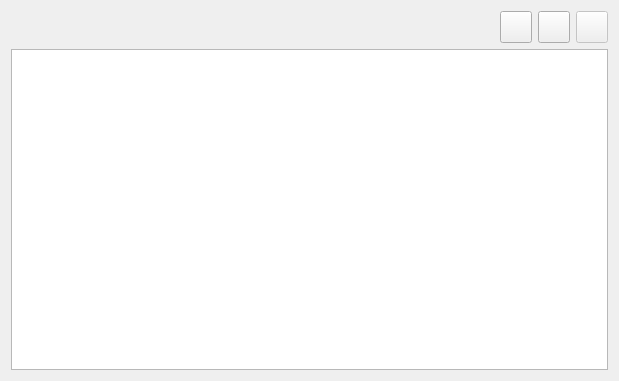
<?xml version="1.0" encoding="UTF-8"?>
<ui version="4.0">
 <class>Ingresos_Widget</class>
 <widget class="QWidget" name="Ingresos_Widget">
  <property name="geometry">
   <rect>
    <x>0</x>
    <y>0</y>
    <width>619</width>
    <height>381</height>
   </rect>
  </property>
  <property name="windowTitle">
   <string>Form</string>
  </property>
  <layout class="QGridLayout" name="gridLayout">
   <item row="0" column="0">
    <layout class="QHBoxLayout" name="Layout_toolsIngresos">
     <item>
      <spacer name="horizontalSpacer_2">
       <property name="orientation">
        <enum>Qt::Horizontal</enum>
       </property>
       <property name="sizeHint" stdset="0">
        <size>
         <width>40</width>
         <height>20</height>
        </size>
       </property>
      </spacer>
     </item>
     <item>
      <widget class="QPushButton" name="addIngreso">
       <property name="minimumSize">
        <size>
         <width>32</width>
         <height>32</height>
        </size>
       </property>
       <property name="maximumSize">
        <size>
         <width>32</width>
         <height>32</height>
        </size>
       </property>
       <property name="text">
        <string/>
       </property>
       <property name="icon">
        <iconset resource="imagenes.qrc">
         <normaloff>:/imagenes/Imagenes/add.png</normaloff>:/imagenes/Imagenes/add.png</iconset>
       </property>
       <property name="iconSize">
        <size>
         <width>32</width>
         <height>32</height>
        </size>
       </property>
      </widget>
     </item>
     <item>
      <widget class="QPushButton" name="removeIngreso">
       <property name="minimumSize">
        <size>
         <width>32</width>
         <height>32</height>
        </size>
       </property>
       <property name="maximumSize">
        <size>
         <width>32</width>
         <height>32</height>
        </size>
       </property>
       <property name="text">
        <string/>
       </property>
       <property name="icon">
        <iconset resource="imagenes.qrc">
         <normaloff>:/imagenes/Imagenes/quit.png</normaloff>:/imagenes/Imagenes/quit.png</iconset>
       </property>
       <property name="iconSize">
        <size>
         <width>32</width>
         <height>32</height>
        </size>
       </property>
      </widget>
     </item>
     <item>
      <widget class="QPushButton" name="saveIngresos">
       <property name="enabled">
        <bool>false</bool>
       </property>
       <property name="minimumSize">
        <size>
         <width>32</width>
         <height>32</height>
        </size>
       </property>
       <property name="maximumSize">
        <size>
         <width>32</width>
         <height>32</height>
        </size>
       </property>
       <property name="text">
        <string/>
       </property>
       <property name="icon">
        <iconset resource="imagenes.qrc">
         <normaloff>:/imagenes/Imagenes/save.png</normaloff>:/imagenes/Imagenes/save.png</iconset>
       </property>
       <property name="iconSize">
        <size>
         <width>32</width>
         <height>32</height>
        </size>
       </property>
      </widget>
     </item>
    </layout>
   </item>
   <item row="1" column="0">
    <widget class="QTableView" name="tableIngresos">
     <property name="sizePolicy">
      <sizepolicy hsizetype="Expanding" vsizetype="Expanding">
       <horstretch>0</horstretch>
       <verstretch>0</verstretch>
      </sizepolicy>
     </property>
     <property name="alternatingRowColors">
      <bool>true</bool>
     </property>
     <property name="selectionBehavior">
      <enum>QAbstractItemView::SelectRows</enum>
     </property>
     <property name="sortingEnabled">
      <bool>true</bool>
     </property>
    </widget>
   </item>
  </layout>
 </widget>
 <resources>
  <include location="imagenes.qrc"/>
 </resources>
 <connections/>
</ui>
